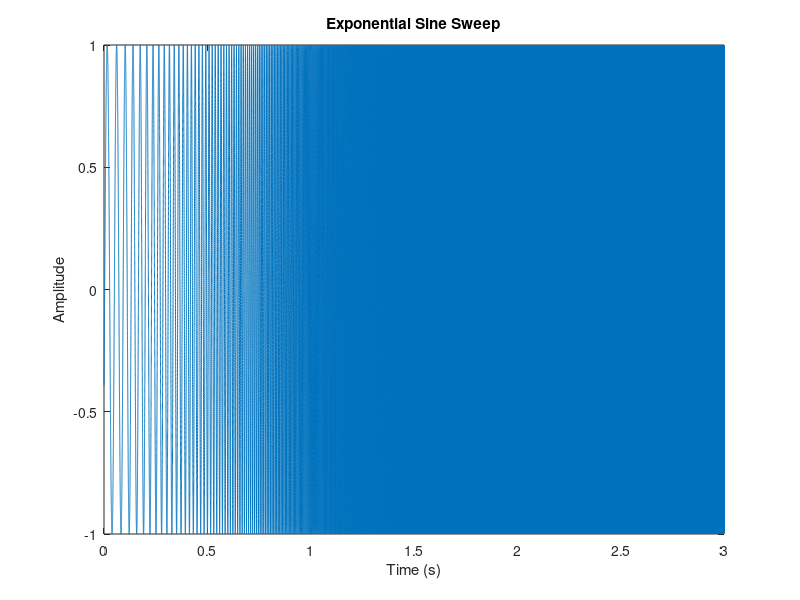

This chart was generated by the following MATLAB code: (Note: this script raises an error after producing the figure.)
%% MMI - 503/603 Project 1
% Assignment: Develop a set of audio analysis functions by generating the
% following audio signals: white noise, sine tone @ 1000 Hz, exponential 
% sine sweep and analyze them


% Author : [Ashay Dave]
% Email: [apd122@miami.edu]

%% Guided Portion
% Generate white noise signal
fs = 48000;

sec = 1;
numOfSamples = fs * sec; %duration in samples
noise = 0.2 * randn(numOfSamples, 1);
plot(noise)
title('Noise')
% soundsc(noise)

% noise = wgn(1000,1,0);
% spectrogram(noise, 512, 0, 1024, fs, 'yaxis')


% Generate sine tone @ 1000 Hz
f = 1000;
Ts = 1/fs;
t_vector = [0:Ts:1]; 
y_amp = 1;

y = y_amp * sin(2*pi*f*t_vector);
plot(t_vector, y)
title('Sine Tone @ 1kHz')
xlabel('Time')
ylabel('Amplitude')
% spectrogram(y, 512, 0, 1024, fs, 'yaxis')
% soundsc(y)


% Generate exponential sine sweep (ESS)


f0 = 20; % Start frequency in Hz
f1 = 20000; % End frequency in Hz
Time = 3; % Duration in seconds
t_vector = [0:1/fs:Time]; % Time array

ess = chirp(t_vector,f0,Time,f1,'logarithmic');

plot(t_vector,ess);
xlabel('Time (s)');
ylabel('Amplitude');
title('Exponential Sine Sweep');
filename = 'ess.wav';
audiowrite(filename,y,fs);
% spectrogram(ess, 512, 0, 1024, fs, 'yaxis')
% soundsc(ess)


% Create a separate function file that analyzes the root-mean squared
% loudness in decibels

% RMS of Noise
rms_noise = rms_loudness(noise);
rms_noise 

% RMS of Sine tone
rms_y = rms_loudness(y);
rms_y

%RMS of ESS
rms_ess = rms_loudness(ess);
rms_ess

% Create a separate function file that analyzes the spectral content and
% returns the magnitude in decibels and frequency bin values

% Mag spectrum of Noise
[magnitude_db, freq_range] = spectral_analyzer(noise,fs);

% Mag spectrum  of Sine Tone
[magnitude_db, freq_range] = spectral_analyzer(y,fs);

% Mag spectrum of ESS
[magnitude_db, freq_range] = spectral_analyzer (ess,fs);


%% Analytical directions
% Loop through the signals using a buffer size of 4096 and an overlap of
% 2048 and analyze the loudness and spectral content on each buffer using
% the functions created above. Plot the results over time.

%% SINE TONE @ 1kHz of 2 Seconds

buffer_size = 4096;
overlap = buffer_size/2;

N = length(y);

numOfFrames = floor(2*N/buffer_size-1);

% Store variables for loudness and magnitude
loudness = zeros(1, numOfFrames);
magnitude = zeros(overlap, numOfFrames);
time = [0:numOfFrames - 1] * buffer_size/fs;

% Frame and window audio
for i = 1:numOfFrames

    % Get the Current Frame
    startInd = (i-1) * overlap + 1;
    endInd = startInd + buffer_size - 1;
    currentFrame = y(1, startInd:endInd);
    currentFrame = currentFrame';
    currentFrame = currentFrame.*hann(buffer_size);
    
    % Do the spectral processing of the current frame

    % Calculate loudness
    loudness(1,i) = rms_loudness(currentFrame);

    % Compute FFT of the Current Frame
    fft_CF = fft(currentFrame);

    % Calculate Magnitude
    magnitude(:,i) = 20*log10(abs(fft_CF(1:overlap)));
% 

end

figure;

plot(time,loudness)
xlabel('Time (seconds)')
ylabel('Loudness (dB)')
title('Loudness over time')

figure;

imagesc(time, [0 fs/2], magnitude)
xlabel('Time (seconds)')
ylabel('Frequency (Hz)')
title('Spectrum over time')

%% ESS

buffer_size = 4096;
overlap = buffer_size/2;

N = length(ess);

numOfFrames = floor(2*N/buffer_size-1);

loudness = zeros(1, numOfFrames);
magnitude = zeros(overlap, numOfFrames); 
time = [0:numOfFrames - 1] * buffer_size/fs;

% Frame and window audio
for i = 1:numOfFrames

    % Get the Current Frame
    startInd = (i-1) * overlap + 1;
    endInd = startInd + buffer_size - 1;
    currentFrame = ess(1, startInd:endInd);
    currentFrame = currentFrame';
    currentFrame = currentFrame.*hann(buffer_size);
    
    % Do the spectral processing of the current frame

    % Calculate loudness
    loudness(1,i) = rms_loudness(currentFrame);

    % Compute FFT of the Current Frame
    fft_CF = fft(currentFrame);

    % Calculate Magnitude
    magnitude(:,i) = 20*log10(abs(fft_CF(1:overlap)));
% 

end

figure;

plot(time,loudness)
xlabel('Time (seconds)')
ylabel('Loudness (dB)')
title('Loudness over time')

figure;

imagesc(time, [0 fs/2], magnitude)
xlabel('Time (seconds)')
ylabel('Frequency (Hz)')
title('Spectrum over time')




%% Creative directions
% Analyze the loudness and sprectrum of a wav file of the your choice both
% the whole signal and per buffer and plot the results over time.

[signal, fs] = audioread("Guitar.wav");
buffer_size = 4096;
overlap = buffer_size/2;

N = length(signal);

numOfFrames = floor(2*N/buffer_size-1);

loudness = zeros(1, numOfFrames);
magnitude = zeros(overlap, numOfFrames); 
time = [0:numOfFrames - 1] * buffer_size/fs;

% Frame and window audio
for i = 1:numOfFrames

    % Get the Current Frame
    startInd = (i-1) * overlap + 1;
    endInd = startInd + buffer_size - 1;
    currentFrame = signal(startInd:endInd);
    currentFrame = currentFrame'; %To perform assignment because the "size of the left side is 1-by-1 and the size of the right side is 1-by-4096."
    currentFrame = currentFrame.*hann(buffer_size);

    % Do the spectral processing of the current frame

    % Calculate loudness
    loudness(1,i) = rms_loudness(currentFrame);

    % Compute FFT of the Current Frame
    fft_CF = fft(currentFrame);

    % Calculate Magnitude
    magnitude(:,i) = 20*log10(abs(fft_CF(1:overlap)));
% 

end
figure;

plot(time,loudness)
xlabel('Time (seconds)')
ylabel('Loudness (dB)')
title('Loudness over time')

figure;

imagesc(time, [0 fs/2], magnitude)
xlabel('Time (seconds)')
ylabel('Frequency (Hz)')
title('Spectrum over time')

